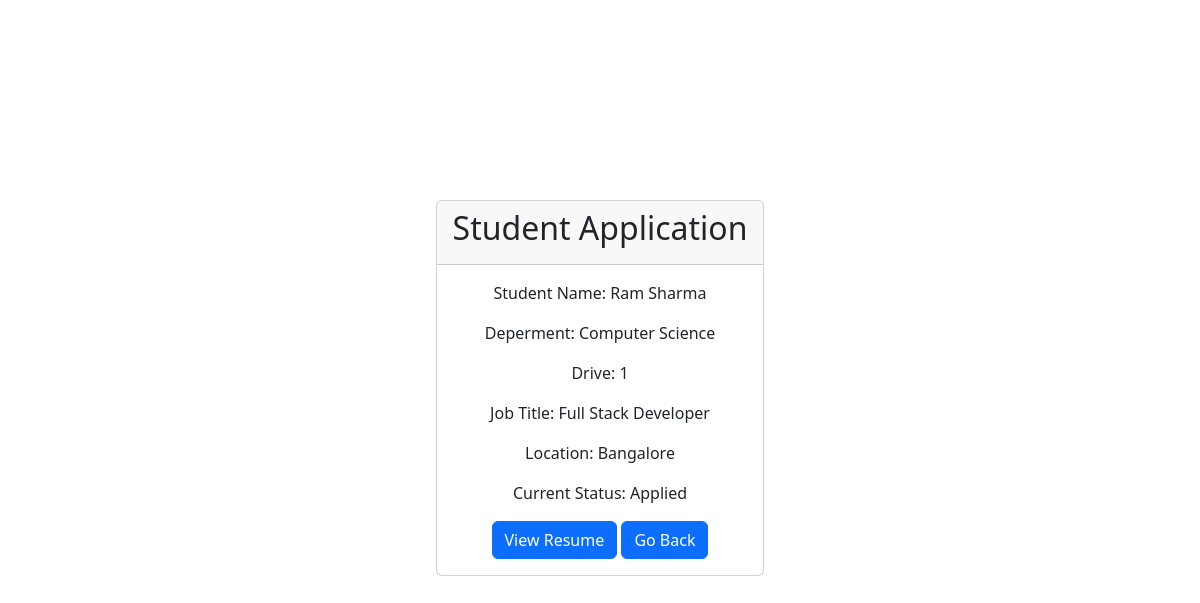
The app's page /dashboard/application/1 (signed in) with its own data.
### backend/models.py (models this page shows, shortened)
class Student(db.Model, UserMixin):
    __tablename__ = "student"
    student_id = db.Column(db.Integer, primary_key=True, autoincrement=True)
    full_name = db.Column(db.String(100), nullable=False)
    email = db.Column(db.String(120), unique=True, nullable=False)
    password = db.Column(db.String(255), nullable=False)
    phone = db.Column(db.String(15), unique=True, nullable=False)
    branch = db.Column(db.String(100), nullable=False)
    institute = db.Column(db.String(150))
    cgpa = db.Column(db.Float)
    grad_year = db.Column(db.Integer)
    is_active = db.Column(db.Boolean, default=True)
    registered_at = db.Column(db.DateTime, default=datetime.utcnow)
    applications = db.relationship('Application', backref='student', lazy=True)
    resume = db.relationship('Resume', backref='student', uselist=False)
    placements = db.relationship('Placement', backref='student', lazy=True,
                                 foreign_keys='Placement.student_id')

class Application(db.Model):
    __tablename__ = "application"
    application_id = db.Column(db.Integer, primary_key=True, autoincrement=True)
    student_id = db.Column(db.Integer, db.ForeignKey('student.student_id'),
                           nullable=False)
    drive_id = db.Column(db.Integer, db.ForeignKey('drive.drive_id'),
                         nullable=False)
    resume_id = db.Column(db.Integer, db.ForeignKey('resume.id'),
                          nullable=False)
    applied_at = db.Column(db.DateTime, default=datetime.utcnow)
    status = db.Column(db.String(20), default="Applied")
    updated_at = db.Column(db.DateTime, default=datetime.utcnow,
                           onupdate=datetime.utcnow)
    __table_args__ = (
        db.UniqueConstraint('student_id', 'drive_id', name='unique_application'),
    )
    resume = db.relationship('Resume', backref='resume', lazy=True)

class Placement_Drive(db.Model):
    __tablename__ = "drive"
    drive_id = db.Column(db.Integer, primary_key=True, autoincrement=True)
    company_id = db.Column(db.Integer, db.ForeignKey('company.company_id'),
                           nullable=False)
    job_title = db.Column(db.String(150), nullable=False)
    job_description = db.Column(db.Text)
    eligibility = db.Column(db.Text, nullable=False)
    location = db.Column(db.String(100), nullable=False)
    deadline = db.Column(db.DateTime, nullable=False)
    status = db.Column(db.String(20), nullable=False, default="Pending")
    created_at = db.Column(db.DateTime, default=datetime.utcnow)
    is_active = db.Column(db.Boolean, default=True)
    applications = db.relationship('Application', backref='drive', lazy=True)

### backend/routes.py (the view)
@app.route("/dashboard/application/<int:application_id>")
@login_required
def application_details(application_id):
    if isinstance(current_user, (Admin, Student, Company)):
        application=Application.query.get(application_id)
        return render_template("student_application.html", application=application)
    else:
        return "You are not Authorized"

### app.py (called while the page is built)
def create_app():
    app = Flask(__name__)
    app.config["SQLALCHEMY_DATABASE_URI"] = "sqlite:///mydb.sqlite"
    app.config["SECRET_KEY"] = "mysecretkey"
    db.init_app(app)
    login_manager = LoginManager(app)
    login_manager.login_view = "login"
    @login_manager.user_loader
    def load_user(user_id):
        from backend.models import Admin, Student, Company
        if "-" not in user_id:
            return None
        role, id = user_id.split("-")
        id = int(id)
        if role == "admin":
            return Admin.query.get(id)
        elif role == "student":
            return Student.query.filter_by(student_id=id).first()
        elif role == "company":
            return Company.query.filter_by(company_id=id).first()
        return None
    app.app_context().push()
    return app

### templates/student_application.html (shortened to what this page needs)
<!DOCTYPE html>
<html lang="en">
<head>
    <link href="https://cdn.jsdelivr.net/npm/bootstrap@5.3.8/dist/css/bootstrap.min.css" rel="stylesheet"
>
</head>
<body>
    <div class="container-fluid d-flex justify-content-center align-items-center vh-100 text-center">
    <div class="card mb-4">
        <div class="card-header"><h2 class="card-title">Student Application</h2></div>
  <div class="card-body">
    <p>Student Name: {{application.student.full_name}}</p>
    <p>Deperment: {{application.student.branch}}</p>
    <p>Drive: {{application.drive_id}}</p>
    <p>Job Title: {{application.drive.job_title}}</p>
    <p>Location: {{application.drive.location}}</p>
    <p>Current Status: {{application.status}}</p>
     <a href="{{application.resume.file_path}}" class="btn btn-primary">View Resume</a>
    <a href="javascript:history.back()" class="btn btn-primary">Go Back</a>
    </div>
  </div>
  </div>
</body>
</html>

### records on screen
Student: student.full_name "Ram Sharma", student.branch "Computer Science"
Application: drive_id "1", status "Applied"
Placement_Drive: drive.job_title "Full Stack Developer", drive.location "Bangalore"
